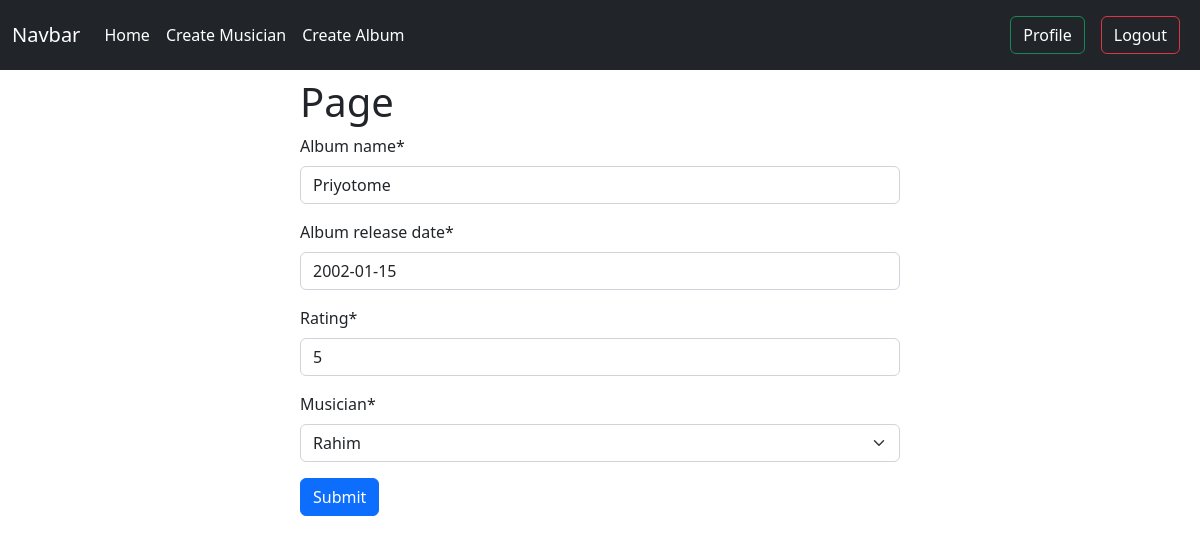
The app's page /first_app/edit_album/5 (signed in) with its own data.
### first_app/models.py (models this page shows, shortened)
class Album(models.Model):
    album_name = models.CharField(max_length=20)
    album_release_date = models.DateField()
    rating = models.IntegerField()
    musician = models.ForeignKey(Musician, on_delete=models.CASCADE)

### first_app/views.py (the view)
# urls.py: path('edit_album/<int:id>', views.EditAlbumView.as_view(), name = 'edit_album'),
@method_decorator(login_required, name = 'dispatch')
class EditAlbumView(UpdateView):
    model = models.Album
    form_class = forms.AlbumForm
    template_name = 'album.html'
    pk_url_kwarg = 'id'
    success_url = reverse_lazy('profilepage')

### first_app/forms.py
class AlbumForm(forms.ModelForm):
    class Meta:
        model = models.Album
        fields = "__all__"

### first_app/models.py (called while the page is built)
    def __str__(self):
        return self.first_name

### first_app/templates/album.html (shortened to what this page needs)
{% extends 'base.html'%}
{% load crispy_forms_tags %}
{% block content %}
<form method = 'post' style = "Width:50%; height:500px; margin:auto;" class = 'pt-2'>
<h1>{{type}} Page</h1>
{{form | crispy}}
<button class = "btn btn-primary mb-4">Submit</button>
</form>
{% endblock %}

### records on screen
Album: album_name "Priyotome", album_release_date "2002-01-15", rating "5", musician "Rahim"
